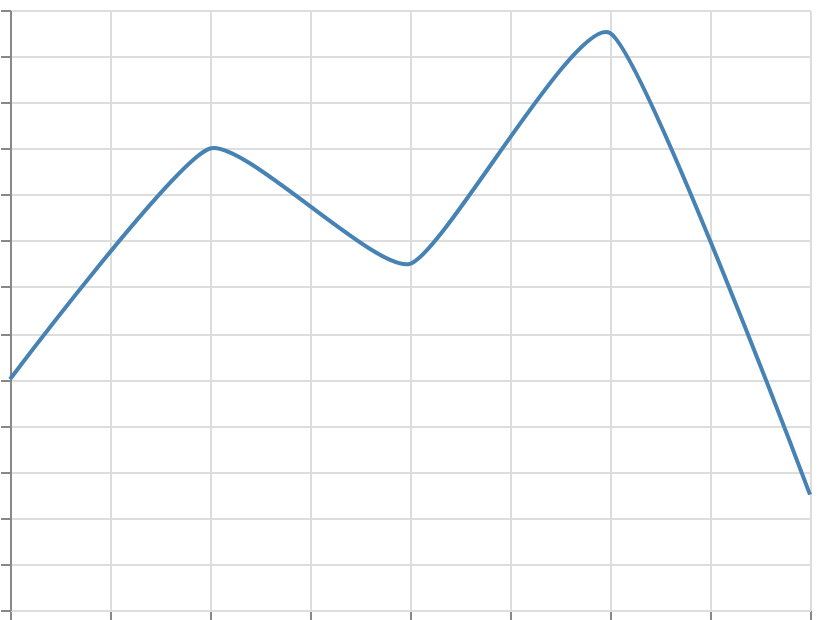

The Vega-Lite source for this figure:
### Vega specification from a JSON file in a GitHub repository (floating-point values rounded to 4 significant figures)
{"$schema": "https://vega.github.io/schema/vega/v6.json", "width": 400, "height": 300, "padding": 5, "autosize": "none", "data": [{"name": "table", "values": [{"x": 0, "y": 10}, {"x": 1, "y": 20}, {"x": 2, "y": 15}, {"x": 3, "y": 25}, {"x": 4, "y": 5}]}], "scales": [{"name": "x", "type": "linear", "domain": {"data": "table", "field": "x"}, "range": "width", "nice": true}, {"name": "y", "type": "linear", "domain": {"data": "table", "field": "y"}, "range": [{"signal": "height"}, 0], "nice": true}], "marks": [{"type": "line", "from": {"data": "table"}, "encode": {"update": {"x": {"scale": "x", "field": "x"}, "y": {"scale": "y", "field": "y"}, "stroke": {"value": "steelblue"}, "strokeWidth": {"value": 2}, "interpolate": {"value": "cardinal"}, "tension": {"value": 0.5}}}}], "axes": [{"scale": "x", "orient": "bottom", "grid": true, "labels": false}, {"scale": "y", "orient": "left", "grid": true, "labels": false}]}
